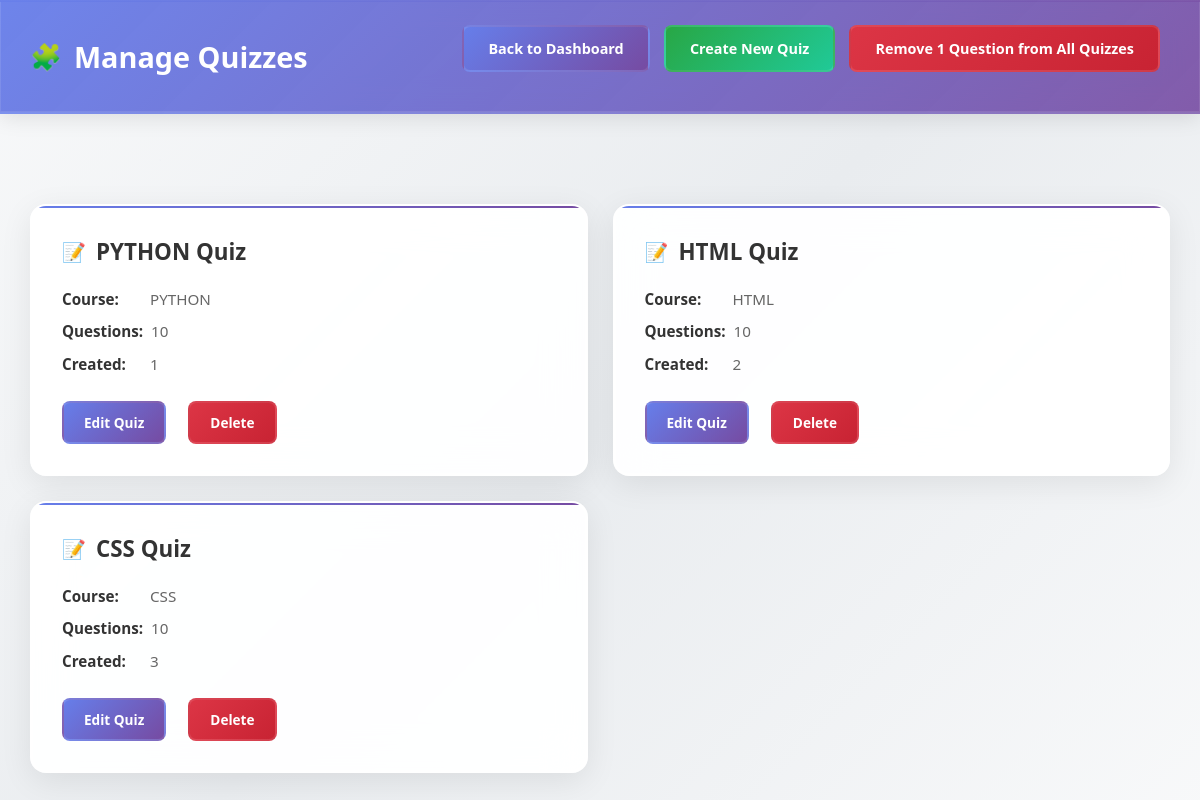
/quiz_list/2 (signed in), run on the app's committed database.
### website/models.py (models this page shows, shortened)
class Quiz(models.Model):
    title = models.CharField(max_length=255)
    course = models.ForeignKey(Course, on_delete=models.CASCADE, null=True, blank=True)

class Course(models.Model):
    name = models.CharField(max_length=50)
    description = models.TextField()
    price = models.IntegerField()
    discount = models.IntegerField( null=True, blank=True)

class Question(models.Model):
    quiz = models.ForeignKey(Quiz, on_delete=models.CASCADE)
    question_number = models.IntegerField()
    question = models.CharField(max_length=255)

### website/views.py (the view)
# urls.py: path('quiz_list/<int:id>', views.quiz_list, name='quiz_list'),
@login_required
def quiz_list(request, id):
    developer = D.objects.get(id=id)
    courses = Course.objects.all()
    quizzes = Quiz.objects.all()
    return render(request, 'developer/quiz_list.html', {
        'developer': developer,
        'courses': courses,
        'quizzes': quizzes
    })

### website/templates/developer/quiz_list.html (shortened to what this page needs)
<!DOCTYPE html>
<html lang="en">
<head>
</head>
<body>
    <div class="header">
        <h1>Manage Quizzes</h1>
        <div>
            <a href="{% url 'developer_home' developer.id %}" class="btn">Back to Dashboard</a>
            <a href="{% url 'create_quiz' developer.id %}" class="btn btn-success">Create New Quiz</a>
            <a href="{% url 'remove_one_question_from_all_quizzes' developer.id %}" class="btn btn-danger" onclick="return confirm('Are you sure you want to remove 1 question from ALL quizzes? This will remove the highest numbered question from each quiz.')">Remove 1 Question from All Quizzes</a>
        </div>
    </div>
    <div class="container">
        {% if quizzes %}
        <div class="quiz-grid">
            {% for quiz in quizzes %}
            <div class="quiz-card">
                <h3>{{ quiz.title }}</h3>
                <div class="quiz-meta">
                    <p><strong>Course:</strong> {{ quiz.course.name }}</p>
                    <p><strong>Questions:</strong> {{ quiz.question_set.count }}</p>
                    <p><strong>Created:</strong> {{ quiz.question_set.first.quiz.id|default:"Recently" }}</p>
                </div>
                <div class="quiz-actions">
                    <a href="{% url 'edit_quiz' quiz.id developer.id %}" class="btn">Edit Quiz</a>
                    <a href="{% url 'delete_quiz' quiz.id developer.id %}" class="btn btn-danger" onclick="return confirm('Are you sure you want to delete this quiz? This will also delete all questions and choices.')">Delete</a>
                </div>
            </div>
            {% endfor %}
        </div>
        {% else %}
        <div style="text-align: center; padding: 40px;">
            <h3>No quizzes found</h3>
            <p>Create your first quiz to get started!</p>
            <a href="{% url 'create_quiz' developer.id %}" class="btn btn-success">Create New Quiz</a>
        </div>
        {% endif %}
    </div>
</body>
</html>

### website/templates/developer/quiz_list.html (style rules this page uses)
* { margin: 0; padding: 0; box-sizing: border-box; }
body { font-family: 'Segoe UI', Tahoma, Geneva, Verdana, sans-serif; margin: 0; padding: 0; background: linear-gradient(135deg, #f8f9fa 0%, #e9ecef 50%, #f8f9fa 100%); min-height: 100vh; position: relative; }
body::before { content: ''; position: fixed; top: 0; left: 0; width: 100%; height: 100%; background-image: radial-gradient(circle at 20% 20%, rgba(102, 126, 234, 0.008) 1px, transparent 1px); background-size: 800px 800px; pointer-events: none; z-index: 1; }
.header { background: linear-gradient(135deg, rgba(102, 126, 234, 0.95) 0%, rgba(118, 75, 162, 0.9) 100%); backdrop-filter: blur(15px) saturate(120%); color: white; padding: 25px 30px; display: flex; justify-content: space-between; align-items: center; box-shadow: 0 4px 20px rgba(0, 0, 0, 0.1), 0 0 0 1px rgba(255, 255, 255, 0.1) inset; position: relative; z-index: 10; border-bottom: 2px solid rgba(255, 255, 255, 0.1); }
.header::before { content: ''; position: absolute; top: 0; left: 0; right: 0; height: 2px; background: linear-gradient(90deg, rgba(102, 126, 234, 0.8), rgba(118, 75, 162, 0.6)); }
.container { max-width: 1400px; margin: 30px auto; padding: 30px; position: relative; z-index: 5; }
.header h1 { font-size: 1.8rem; font-weight: 700; margin: 0; display: flex; align-items: center; gap: 12px; }
.header h1::before { content: '🧩'; font-size: 1.6rem; }
.btn { background: linear-gradient(135deg, #667eea, #764ba2); color: white; padding: 12px 24px; text-decoration: none; border-radius: 8px; display: inline-block; margin-bottom: 10px; margin-right: 10px; font-weight: 600; font-size: 0.9rem; transition: all 0.3s cubic-bezier(0.4, 0, 0.2, 1); border: 2px solid rgba(255, 255, 255, 0.1); backdrop-filter: blur(10px); position: relative; overflow: hidden; }
.btn-danger { background: linear-gradient(135deg, #dc3545, #c82333); }
.btn-success { background: linear-gradient(135deg, #28a745, #20c997); }
.quiz-grid { display: grid; grid-template-columns: repeat(auto-fit, minmax(380px, 1fr)); gap: 25px; margin-top: 30px; }
.quiz-card { background: rgba(255, 255, 255, 0.95); backdrop-filter: blur(20px) saturate(120%); padding: 30px; border-radius: 16px; box-shadow: 0 8px 32px rgba(0, 0, 0, 0.08), 0 0 0 1px rgba(255, 255, 255, 0.2) inset; border: 2px solid rgba(255, 255, 255, 0.3); transition: all 0.4s cubic-bezier(0.4, 0, 0.2, 1); position: relative; overflow: hidden; animation: subtleCardSlideIn 0.6s ease-out; }
.quiz-card::before { content: ''; position: absolute; top: 0; left: 0; right: 0; height: 2px; background: linear-gradient(90deg, #667eea, #764ba2); }
.quiz-card h3 { margin-top: 0; margin-bottom: 20px; color: #333; font-size: 1.4rem; font-weight: 700; display: flex; align-items: center; gap: 10px; }
.quiz-card h3::before { content: '📝'; font-size: 1.2rem; }
.quiz-meta { color: #666; font-size: 0.95rem; margin-bottom: 25px; line-height: 1.6; }
.quiz-meta p { margin-bottom: 8px; display: flex; align-items: center; gap: 8px; }
.quiz-meta strong { color: #333; font-weight: 600; min-width: 80px; }
.quiz-actions { display: flex; gap: 12px; flex-wrap: wrap; margin-top: 20px; }
.quiz-actions .btn { margin-bottom: 0; padding: 10px 20px; font-size: 0.85rem; }

### data on the page
Quiz: title "PYTHON Quiz", course.name "PYTHON", question_set.count "10", question_set.first.quiz.id "1"
Quiz: title "HTML Quiz", course.name "HTML", question_set.count "10", question_set.first.quiz.id "2"
Quiz: title "CSS Quiz", course.name "CSS", question_set.count "10", question_set.first.quiz.id "3"
